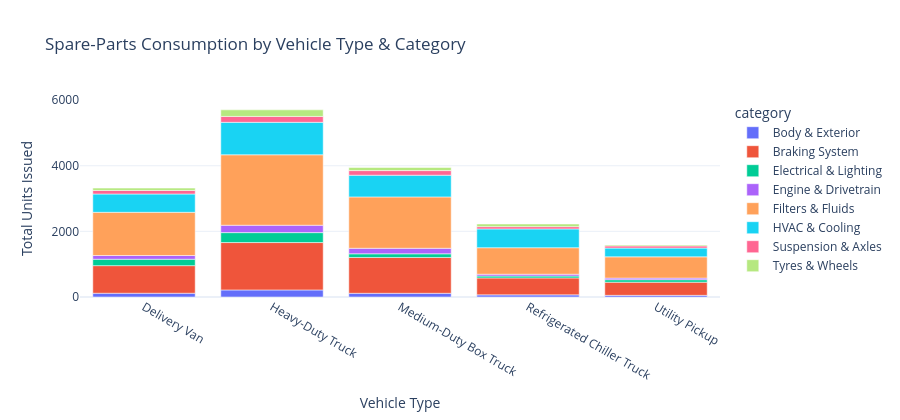

Here is the notebook cell this chart was saved with:
### Markdown cell above
##### 3. Demand by Vehicle Type & Part Category
- Determine which commercial vehicle classes consume the most spare parts and generate the highest maintenance spend.

### Code cell
veh_summary = (
    monthly_veh_df.groupby("vehicle_type", as_index=False)
    .agg(
        total_units=("demand_qty", "sum"),
        total_spend_aed=("total_cost_aed", "sum"),
        total_work_orders=("work_order_count", "sum"),
        repeat_failures=("repeat_fail_events", "sum"),
    )
    .sort_values("total_units", ascending=False)
)
veh_summary["demand_share_pct"] = (
    veh_summary["total_units"] / veh_summary["total_units"].sum() * 100
).round(2)

display(veh_summary)

fig_veh = px.bar(
    monthly_veh_df.groupby(["vehicle_type", "category"], as_index=False)["demand_qty"].sum(),
    x="vehicle_type",
    y="demand_qty",
    color="category",
    title="Spare-Parts Consumption by Vehicle Type & Category",
    labels={"vehicle_type": "Vehicle Type", "demand_qty": "Total Units Issued"},
)
fig_veh.update_layout(height=420, template="plotly_white")
fig_veh.show()

### Figure 1 — Plotly figure (JSON) as saved in the notebook; plotly's stock layout.template omitted (floating-point values rounded to 4 significant figures)
{"data": [{"hovertemplate": "category=Body & Exterior<br>Vehicle Type=%{x}<br>Total Units Issued=%{y}<extra></extra>", "legendgroup": "Body & Exterior", "marker": {"color": "#636efa", "pattern": {"shape": ""}}, "name": "Body & Exterior", "orientation": "v", "showlegend": true, "textposition": "auto", "type": "bar", "x": ["Delivery Van", "Heavy-Duty Truck", "Medium-Duty Box Truck", "Refrigerated Chiller Truck", "Utility Pickup"], "xaxis": "x", "y": [115, 215, 113, 65, 51], "yaxis": "y"}, {"hovertemplate": "category=Braking System<br>Vehicle Type=%{x}<br>Total Units Issued=%{y}<extra></extra>", "legendgroup": "Braking System", "marker": {"color": "#EF553B", "pattern": {"shape": ""}}, "name": "Braking System", "orientation": "v", "showlegend": true, "textposition": "auto", "type": "bar", "x": ["Delivery Van", "Heavy-Duty Truck", "Medium-Duty Box Truck", "Refrigerated Chiller Truck", "Utility Pickup"], "xaxis": "x", "y": [841, 1444, 1092, 516, 400], "yaxis": "y"}, {"hovertemplate": "category=Electrical & Lighting<br>Vehicle Type=%{x}<br>Total Units Issued=%{y}<extra></extra>", "legendgroup": "Electrical & Lighting", "marker": {"color": "#00cc96", "pattern": {"shape": ""}}, "name": "Electrical & Lighting", "orientation": "v", "showlegend": true, "textposition": "auto", "type": "bar", "x": ["Delivery Van", "Heavy-Duty Truck", "Medium-Duty Box Truck", "Refrigerated Chiller Truck", "Utility Pickup"], "xaxis": "x", "y": [195, 303, 111, 58, 76], "yaxis": "y"}, {"hovertemplate": "category=Engine & Drivetrain<br>Vehicle Type=%{x}<br>Total Units Issued=%{y}<extra></extra>", "legendgroup": "Engine & Drivetrain", "marker": {"color": "#ab63fa", "pattern": {"shape": ""}}, "name": "Engine & Drivetrain", "orientation": "v", "showlegend": true, "textposition": "auto", "type": "bar", "x": ["Delivery Van", "Heavy-Duty Truck", "Medium-Duty Box Truck", "Refrigerated Chiller Truck", "Utility Pickup"], "xaxis": "x", "y": [114, 225, 169, 56, 49], "yaxis": "y"}, {"hovertemplate": "category=Filters & Fluids<br>Vehicle Type=%{x}<br>Total Units Issued=%{y}<extra></extra>", "legendgroup": "Filters & Fluids", "marker": {"color": "#FFA15A", "pattern": {"shape": ""}}, "name": "Filters & Fluids", "orientation": "v", "showlegend": true, "textposition": "auto", "type": "bar", "x": ["Delivery Van", "Heavy-Duty Truck", "Medium-Duty Box Truck", "Refrigerated Chiller Truck", "Utility Pickup"], "xaxis": "x", "y": [1316, 2147, 1565, 807, 648], "yaxis": "y"}, {"hovertemplate": "category=HVAC & Cooling<br>Vehicle Type=%{x}<br>Total Units Issued=%{y}<extra></extra>", "legendgroup": "HVAC & Cooling", "marker": {"color": "#19d3f3", "pattern": {"shape": ""}}, "name": "HVAC & Cooling", "orientation": "v", "showlegend": true, "textposition": "auto", "type": "bar", "x": ["Delivery Van", "Heavy-Duty Truck", "Medium-Duty Box Truck", "Refrigerated Chiller Truck", "Utility Pickup"], "xaxis": "x", "y": [558, 989, 662, 573, 267], "yaxis": "y"}, {"hovertemplate": "category=Suspension & Axles<br>Vehicle Type=%{x}<br>Total Units Issued=%{y}<extra></extra>", "legendgroup": "Suspension & Axles", "marker": {"color": "#FF6692", "pattern": {"shape": ""}}, "name": "Suspension & Axles", "orientation": "v", "showlegend": true, "textposition": "auto", "type": "bar", "x": ["Delivery Van", "Heavy-Duty Truck", "Medium-Duty Box Truck", "Refrigerated Chiller Truck", "Utility Pickup"], "xaxis": "x", "y": [108, 180, 140, 69, 66], "yaxis": "y"}, {"hovertemplate": "category=Tyres & Wheels<br>Vehicle Type=%{x}<br>Total Units Issued=%{y}<extra></extra>", "legendgroup": "Tyres & Wheels", "marker": {"color": "#B6E880", "pattern": {"shape": ""}}, "name": "Tyres & Wheels", "orientation": "v", "showlegend": true, "textposition": "auto", "type": "bar", "x": ["Delivery Van", "Heavy-Duty Truck", "Medium-Duty Box Truck", "Refrigerated Chiller Truck", "Utility Pickup"], "xaxis": "x", "y": [72, 200, 96, 81, 27], "yaxis": "y"}], "layout": {"barmode": "relative", "height": 420, "legend": {"title": {"text": "category"}, "tracegroupgap": 0}, "title": {"text": "Spare-Parts Consumption by Vehicle Type & Category"}, "xaxis": {"anchor": "y", "domain": [0, 1], "title": {"text": "Vehicle Type"}}, "yaxis": {"anchor": "x", "domain": [0, 1], "title": {"text": "Total Units Issued"}}}}
